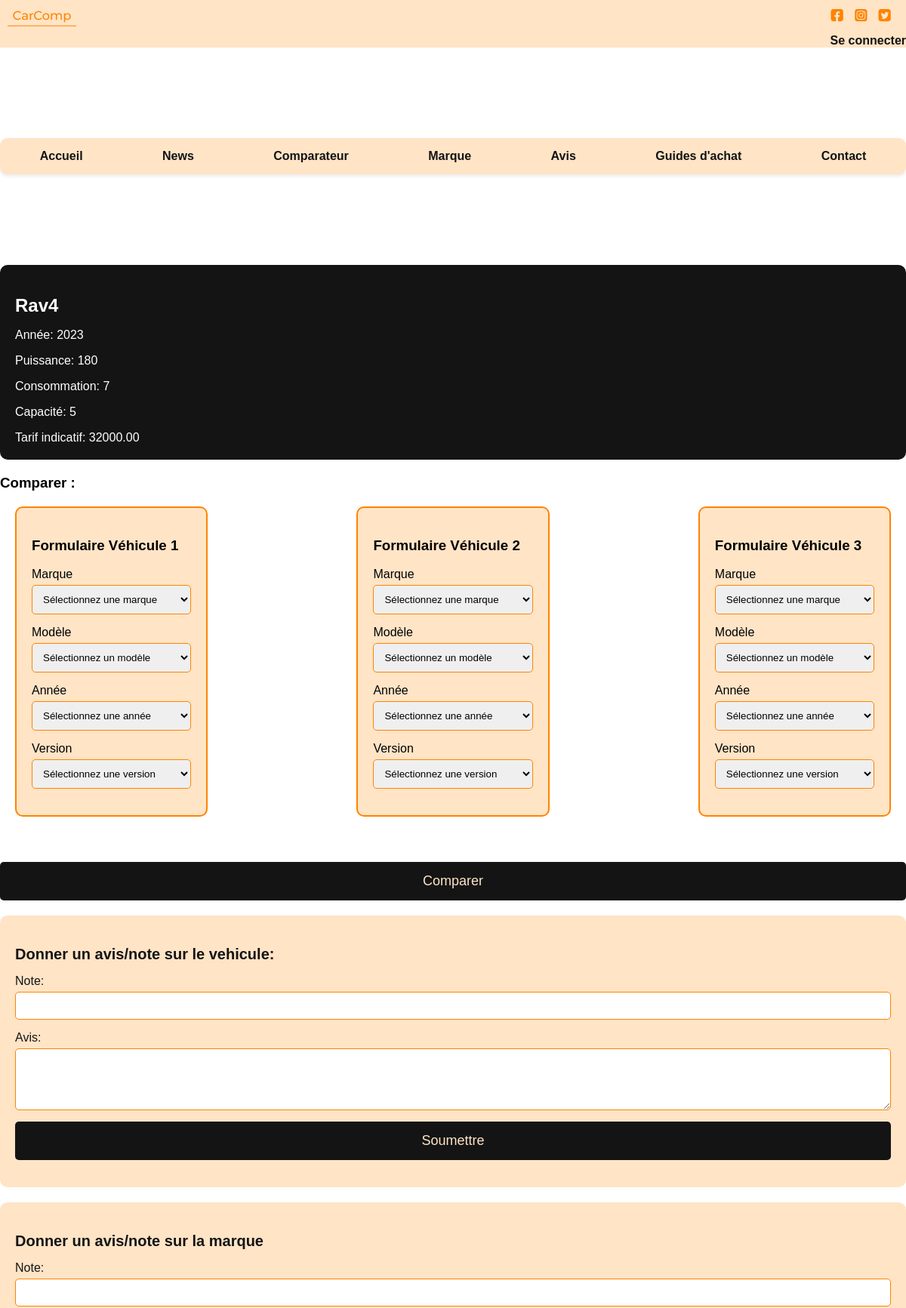
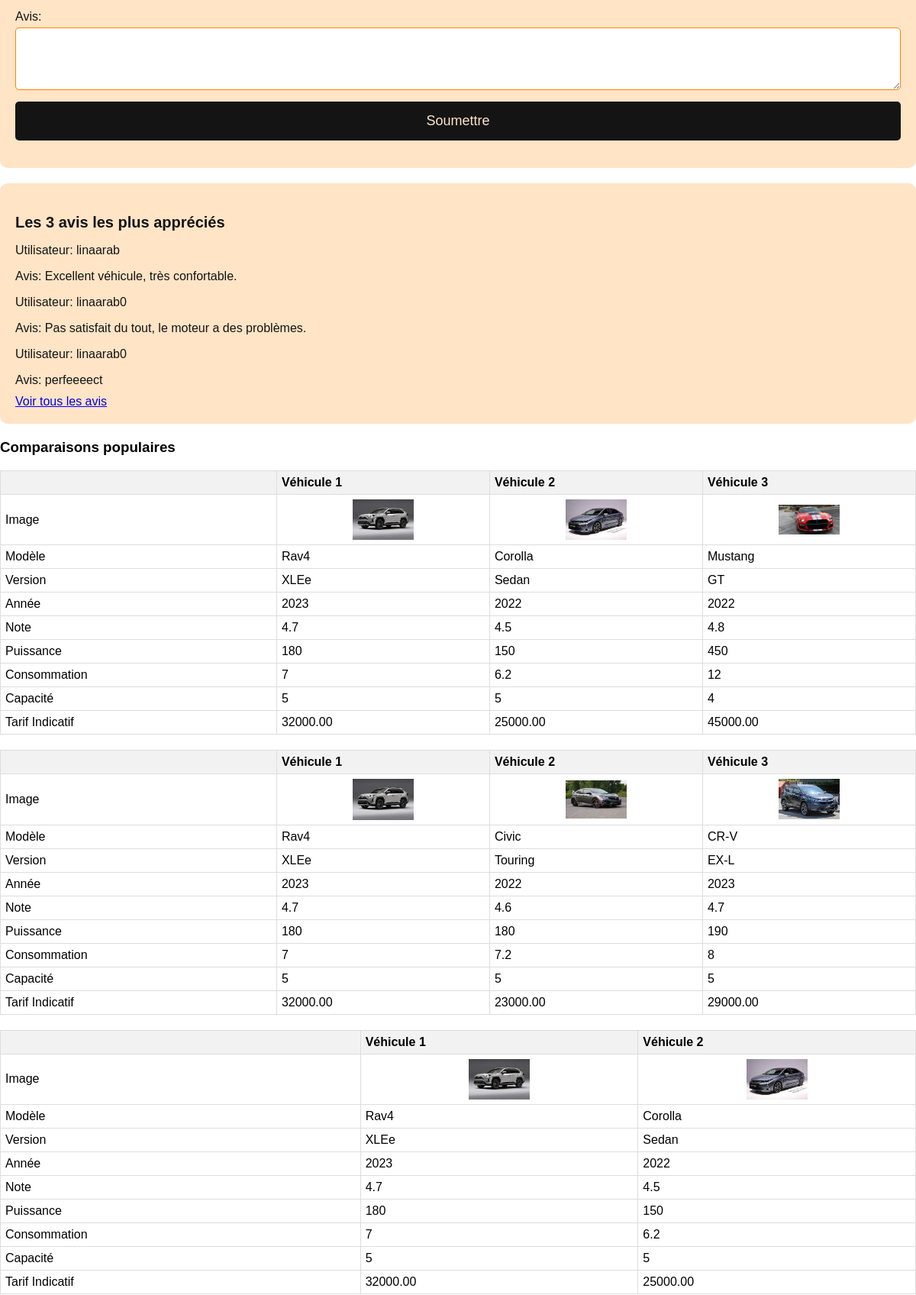
/vehiculeDetails?id=4 (upper part), run on the app's committed database (2 pictures, top to bottom).
### tables this page shows
CREATE TABLE IF NOT EXISTS `vehicule` (
  `Id` int NOT NULL AUTO_INCREMENT,
  `marque_id` int DEFAULT NULL,
  `modele` varchar(50) DEFAULT NULL,
  `version` varchar(50) DEFAULT NULL,
  `annee` int DEFAULT NULL,
  `note` float DEFAULT NULL,
  `puissance` int DEFAULT NULL,
  `consommation` float DEFAULT NULL,
  `capacite` int DEFAULT NULL,
  `tarif_indicatif` decimal(10,2) DEFAULT NULL,
  `image_url` varchar(255) DEFAULT NULL,
  `page_detaillee_url` varchar(255) DEFAULT NULL,
  `is_deleted` tinyint(1) NOT NULL DEFAULT '0',
  PRIMARY KEY (`Id`),
  KEY `marque_id` (`marque_id`)
);

CREATE TABLE IF NOT EXISTS `avis` (
  `Id` int NOT NULL AUTO_INCREMENT,
  `VehiculeId` int DEFAULT NULL,
  `UtilisateurId` int DEFAULT NULL,
  `Commentaire` text,
  `Statut` enum('valide','non_valide') DEFAULT NULL,
  `is_marque` tinyint(1) NOT NULL DEFAULT '0',
  `nombre_like` int NOT NULL DEFAULT '0',
  `is_deleted` tinyint(1) NOT NULL DEFAULT '0',
  `note` int NOT NULL DEFAULT '0',
  PRIMARY KEY (`Id`),
  KEY `VehiculeId` (`VehiculeId`),
  KEY `UtilisateurId` (`UtilisateurId`)
);

CREATE TABLE IF NOT EXISTS `utilisateur` (
  `Id` int NOT NULL AUTO_INCREMENT,
  `username` varchar(255) DEFAULT NULL,
  `Nom` varchar(255) DEFAULT NULL,
  `Prenom` varchar(255) DEFAULT NULL,
  `Sexe` enum('male','femelle') DEFAULT NULL,
  `MotDePasse` varchar(255) DEFAULT NULL,
  `isAdmin` tinyint(1) DEFAULT NULL,
  `valide` tinyint(1) DEFAULT NULL,
  `is_blocked` tinyint(1) DEFAULT NULL,
  PRIMARY KEY (`Id`)
);

CREATE TABLE IF NOT EXISTS `comparison` (
  `id` int NOT NULL AUTO_INCREMENT,
  `userId` int DEFAULT NULL,
  `vehicle1Id` int DEFAULT NULL,
  `vehicle2Id` int DEFAULT NULL,
  `vehicle3Id` int DEFAULT NULL,
  `vehicle4Id` int DEFAULT NULL,
  `nbr_recherche` int DEFAULT '0',
  PRIMARY KEY (`id`),
  KEY `userId` (`userId`),
  KEY `vehicle1Id` (`vehicle1Id`),
  KEY `vehicle2Id` (`vehicle2Id`),
  KEY `vehicle3Id` (`vehicle3Id`),
  KEY `vehicle4Id` (`vehicle4Id`)
);

### Models/MarqueModel.php (called while the page is built, shortened)
<?php
class MarqueModel{
    public function get_vehicule_details($id) {
        $this->db = new ConnexionBdd();
        $cnx = $this->db->connexion();
        $stmt = $cnx->prepare("SELECT * FROM `vehicule` WHERE Id='$id' and is_deleted=0");
        $stmt->execute();
        return $stmt;
    }
    public function get_top_user_reviews($id_vehicule) {
        $this->db = new ConnexionBdd();
            $db = $this->db->connexion();
            $query = "SELECT avis.*, utilisateur.username
                      FROM avis
                      JOIN utilisateur ON avis.UtilisateurId = utilisateur.Id
                      WHERE avis.VehiculeId = :id_vehicule AND avis.is_marque = 0
                      ORDER BY avis.nombre_like DESC LIMIT 3";
            $res = $db->prepare($query);
            $res->bindParam(":id_vehicule", $id_vehicule, PDO::PARAM_INT);
            $res->execute();
            $commentVEH = $res->fetchAll(PDO::FETCH_ASSOC);
            return $commentVEH;
    }
    public function comparateur_plus_rech($id) {
        $this->db = new ConnexionBdd();
        $db = $this->db->connexion();
        $query = "SELECT comparison.*
                  FROM comparison
                  WHERE vehicle1Id = :id OR vehicle2Id = :id OR vehicle3Id = :id OR vehicle4Id = :id
                  ORDER BY comparison.nbr_recherche DESC
                  LIMIT 3";
        $res = $db->prepare($query);
        $res->bindParam(':id', $id, PDO::PARAM_INT);
        $res->execute();
        $topComparisons = $res->fetchAll(PDO::FETCH_ASSOC);
        return $topComparisons;
    }
}
?>

### Controllers/MarqueController.php (called while the page is built, shortened)
<?php
include "Models\MarqueModel.php";
class MarqueController {
    public function comparateur_plus_rech($id) {
        $model = new MarqueModel();
        $r = $model->comparateur_plus_rech($id);
        return $r;
    }
}
?>

### Models/ComparateurModel.php (called while the page is built, shortened)
<?php
class ComparateurModel{
public function get_vehicule_details($id) {
    $this->db = new ConnexionBdd();
    $cnx = $this->db->connexion();
    $stmt = $cnx->prepare("SELECT * FROM `vehicule` WHERE Id='$id' ");
    $stmt->execute();
    return $stmt;
}
}
?>

### Controllers/ComparateurController.php (called while the page is built, shortened)
<?php
require_once "Models\ComparateurModel.php";
class ComparateurController{
    public function get_vehicule_details($id){
        $model = new ComparateurModel();
        $res = $model->get_vehicule_details($id);
        return $res;
    }
}
?>

### Views/MarqueView.php (the view, shortened to what this page needs)
<?php
require_once "Controllers\MarqueController.php";
require_once "Controllers\ComparateurController.php";
class MarqueView {
        ?>
<?php
    public function get_vehicule_details($id) {
        $model = new MarqueModel();
        $vehiculeDetails = $model->get_vehicule_details($id)->fetch();
        if ($vehiculeDetails) {
            echo '<div class="vehicle-details">';
            echo '<h2>' . $vehiculeDetails['modele'] . '</h2>';
            echo '<p>Année: ' . $vehiculeDetails['annee'] . '</p>';
            echo '<p>Puissance: ' . $vehiculeDetails['puissance'] . '</p>';
            echo '<p>Consommation: ' . $vehiculeDetails['consommation'] . '</p>';
            echo '<p>Capacité: ' . $vehiculeDetails['capacite'] . '</p>';
            echo '<p>Tarif indicatif: ' . $vehiculeDetails['tarif_indicatif'] . '</p>';
            echo '</div>';
            echo '<div class="comparison-section">';
            echo '<h3>Comparer :</h3>';
            $this->comparer($id);
            echo '</div>';
            echo '<div class="review-form">';
            echo '<h3>Donner un avis/note sur le vehicule:</h3>';
            echo '<form action="apirouteController.php" method="post">';
            echo '<label for="user_rating">Note:</label>';
            echo '<input type="number" name="user_rating" min="1" max="5" required>';
            echo '<label for="user_review">Avis:</label>';
            echo '<textarea name="user_review" rows="4" required></textarea>';
            echo '<input type="submit" value="Soumettre" name="review_submit">';
            echo '</form>';
            echo '</div>';
            echo '<div class="review-form">';
            echo '<h3>Donner un avis/note sur la marque</h3>';
            echo '<form action="apirouteController.php" method="post">';
            echo '<label for="user_rating">Note:</label>';
            echo '<input type="number" name="user_rating" min="1" max="5" required>';
            echo '<label for="user_review">Avis:</label>';
            echo '<textarea name="user_review" rows="4" required></textarea>';
            echo '<input type="submit" value="Soumettre" name="review_marque_submit">';
            echo '</form>';
            echo '</div>';
            echo '<div class="top-reviews">';
            $userReviews = $model->get_top_user_reviews($id);
            echo '<h3>Les 3 avis les plus appréciés</h3>';
            foreach ($userReviews as $review) {
                echo '<p>Utilisateur: ' . $review['username'] . '</p>';
                echo '<p>Avis: ' . $review['Commentaire'] . '</p>';
            }
            echo '<a href="vehiculeReviews.php?id=' . $id . '">Voir tous les avis</a>';
            echo '</div>';
            echo '<h3>Comparaisons populaires</h3>';
            $this->comparaison_populaire($id);
        } else {
            echo '<p>Véhicule non trouvé.</p>';
        }
    }
    public function comparer($id)
    {
    ?>
        <!DOCTYPE html>
        <html lang="en">
        <head>
        </head>
        <body>
        <form action="./apirouteController.php" method="post" onsubmit="return confirm('Do you really want to submit the form?');">
        <div class="comparison-container">
    <?php
    for ($i = 1; $i <= 3; $i++) {
        ?>
        <div class="comparison-frame">
            <h3>Formulaire Véhicule <?php echo $i; ?></h3>
                <div class="form-group">
                    <label for="marque<?php echo $i; ?>">Marque</label>
                    <select id="marque<?php echo $i; ?>" name="marque<?php echo $i; ?>">
                        <option value="">Sélectionnez une marque</option>
                    </select>
                </div>
                <div class="form-group">
                    <label for="modele<?php echo $i; ?>">Modèle</label>
                    <select id="modele<?php echo $i; ?>" name="modele<?php echo $i; ?>">
                        <option value="">Sélectionnez un modèle</option>
                    </select>
                </div>
                <div class="form-group">
                    <label for="annee<?php echo $i; ?>">Année</label>
                    <select id="annee<?php echo $i; ?>" name="annee<?php echo $i; ?>">
                        <option value="">Sélectionnez une année</option>
                    </select>
                </div>
                <div class="form-group">
                    <label for="version<?php echo $i; ?>">Version</label>
                    <select id="version<?php echo $i; ?>" name="version<?php echo $i; ?>">
                        <option value="">Sélectionnez une version</option>
                    </select>
                </div>
        </div>
        <?php
    }
    ?>
</div>
<button type='submit' onclick="this.form.submit()" name="Compare_vehicule_Submit" >Comparer</button>
</form>
</body>
</html>
<?php
    }
public function comparaison_populaire($id) {
    $comp = new MarqueController();
    $topComparisons = $comp->comparateur_plus_rech($id);
    foreach ($topComparisons as $comparison) {
        $id_vehicule1= $comparison['vehicle1Id'];
        $id_vehicule2=$comparison['vehicle2Id'];
        $id_vehicule3=$comparison['vehicle3Id'];
        $comp = new ComparateurController();
        $vehicule1 = ($comp->get_vehicule_details($id_vehicule1))->fetch(PDO::FETCH_ASSOC);
        $vehicule2 = ($comp->get_vehicule_details($id_vehicule2))->fetch(PDO::FETCH_ASSOC);
        $vehicule3 = $id_vehicule3 > 0 ? ($comp->get_vehicule_details($id_vehicule3))->fetch(PDO::FETCH_ASSOC) : null;
        $url1 = 'http://localhost/prj/vehiculeDetails?id=' . $vehicule1['Id'];
        $url2 = 'http://localhost/prj/vehiculeDetails?id=' . $vehicule2['Id'];
        $url3 = $id_vehicule3 > 0 ? 'http://localhost/prj/vehiculeDetails?id=' . $vehicule3['Id'] : null;
        ?>
         <table class="comparison-table">
            <tr>
                <th></th>
                <th>Véhicule 1</th>
                <th>Véhicule 2</th>
                <?php if ($id_vehicule3 > 0) { ?><th>Véhicule 3</th><?php } ?>
            </tr>
            <tr>
                <td>Image</td>
                <?php
if (is_array($vehicule1) && isset($vehicule1['page_detaillee_url']) && isset($vehicule1['image_url'])) {
    echo '<td><a href="' . $url1 .  '" target="_blank"><img src="' . $vehicule1['image_url'] . '" alt="Véhicule 1"></a></td>';
} else {
    echo '<td>Invalid data for Véhicule 1</td>';
}
?>                <td><a href="<?= $url2 ?>" target="_blank"><img src="<?php echo $vehicule2['image_url']; ?>" alt="Véhicule 2"></a></td>
                <?php if ($id_vehicule3 > 0) { ?><td><a href="<?= $url3 ?>" target="_blank"><img src="<?php echo $vehicule3['image_url']; ?>" alt="Véhicule 3"></a></td><?php } ?>
            </tr>
            <tr>
                <td>Modèle</td>
                <td><?php echo $vehicule1['modele']; ?></td>
                <td><?php echo $vehicule2['modele']; ?></td>
                <?php if ($id_vehicule3 > 0) { ?><td><?php echo $vehicule3['modele']; ?></td><?php } ?>
            </tr>
                    <td>Version</td>
                    <td><?php echo $vehicule1['version']; ?></td>
                    <td><?php echo $vehicule2['version']; ?></td>
                    <?php if ($id_vehicule3 > 0) { ?><td><?php echo $vehicule3['version']; ?></td><?php } ?>
                <tr>
                    <td>Année</td>
                    <td><?php echo $vehicule1['annee']; ?></td>
                    <td><?php echo $vehicule2['annee']; ?></td>
                    <?php if ($id_vehicule3 > 0) { ?><td><?php echo $vehicule3['annee']; ?></td><?php } ?>
                </tr>
                <tr>
                    <td>Note</td>
                    <td><?php echo $vehicule1['note']; ?></td>
                    <td><?php echo $vehicule2['note']; ?></td>
                    <?php if ($id_vehicule3 > 0) { ?><td><?php echo $vehicule3['note']; ?></td><?php } ?>
                </tr>
                <tr>
                    <td>Puissance</td>
                    <td><?php echo $vehicule1['puissance']; ?></td>
                    <td><?php echo $vehicule2['puissance']; ?></td>
                    <?php if ($id_vehicule3 > 0) { ?><td><?php echo $vehicule3['puissance']; ?></td><?php } ?>
                </tr>
                <tr>
                    <td>Consommation</td>
                    <td><?php echo $vehicule1['consommation']; ?></td>
                    <td><?php echo $vehicule2['consommation']; ?></td>
                    <?php if ($id_vehicule3 > 0) { ?><td><?php echo $vehicule3['consommation']; ?></td><?php } ?>
                </tr>
                <tr>
                    <td>Capacité</td>
                    <td><?php echo $vehicule1['capacite']; ?></td>
                    <td><?php echo $vehicule2['capacite']; ?></td>
                    <?php if ($id_vehicule3 > 0) { ?><td><?php echo $vehicule3['capacite']; ?></td><?php } ?>
                </tr>
                <tr>
                    <td>Tarif Indicatif</td>
                    <td><?php echo $vehicule1['tarif_indicatif']; ?></td>
                    <td><?php echo $vehicule2['tarif_indicatif']; ?></td>
                    <?php if ($id_vehicule3 > 0) { ?><td><?php echo $vehicule3['tarif_indicatif']; ?></td><?php } ?>
                </tr>
            </table>
            <?php
                echo '</div>';
    }
}
}
?>

### App/voiture.css (style rules this page uses)
body { margin: 0; padding: 0; font-family: 'Montserrat','Arial', sans-serif; }
.comparison-table { width: 100%; border-collapse: collapse; margin-bottom: 20px; }
.comparison-table th, .comparison-table td { border: 1px solid #ddd; padding: 6px; text-align: left; }
.comparison-table th { background-color: #f2f2f2; }
.comparison-table img { max-width: 80px; height: auto; display: block; margin: 0 auto; }
.vehicle-details { background-color: #141414; color: #fff; padding: 20px; border-radius: 10px; margin-bottom: 20px; }
.vehicle-details h2 { font-size: 24px; margin-bottom: 10px; }
.vehicle-details p { font-size: 16px; margin-bottom: 8px; }
.vehicle-details p:last-child { margin-bottom: 0; }
.review-form { background-color: #FFE4C6; color: #141414; padding: 20px; border-radius: 10px; margin-top: 20px; margin-bottom: 20px; }
.review-form h3 { font-size: 20px; margin-bottom: 15px; }
.review-form label { display: block; font-size: 16px; margin-bottom: 5px; }
.review-form input[type="number"], .review-form textarea { width: 100%; padding: 10px; margin-bottom: 15px; border: 1px solid #FE8400; border-radius: 5px; }
.review-form input[type="submit"] { background-color: #141414; color: #FFE4C6; padding: 15px; border: none; border-radius: 5px; cursor: pointer; width: 100%; font-size: 18px; }
.top-reviews { background-color: #FFE4C6; color: #141414; padding: 20px; border-radius: 10px; margin-top: 20px; margin-bottom: 20px; }
.top-reviews h3 { font-size: 20px; margin-bottom: 15px; }
.top-reviews p { font-size: 16px; margin-bottom: 10px; }

### App/acc_css.css (style rules this page uses)
body { margin: 0; padding: 0; font-family: 'Montserrat','Arial', sans-serif; }
.comparison-table { width: 100%; border-collapse: collapse; margin-bottom: 20px; }
.comparison-table th, .comparison-table td { border: 1px solid #ddd; padding: 6px; text-align: left; }
.comparison-table th { background-color: #f2f2f2; }
.comparison-table img { max-width: 80px; height: auto; display: block; margin: 0 auto; }

### Views/MarqueView.php (style rules this page uses)
.comparison-container { display: flex; justify-content: space-between; margin: 20px; }
.comparison-frame { border: 2px solid #FE8400; padding: 20px; width: 22%; box-sizing: border-box; background-color: #FFE4C6; border-radius: 10px; margin-bottom: 20px; }
form { margin-top: 10px; }
.form-group { margin-bottom: 15px; }
label { display: block; font-size: 16px; margin-bottom: 5px; }
select { width: 100%; padding: 10px; border: 1px solid #FE8400; border-radius: 5px; }
button { background-color: #141414; color: #FFE4C6; padding: 15px; border: none; border-radius: 5px; cursor: pointer; width: 100%; margin-top: 20px; font-size: 18px; }

### data on the page
vehicule: modele "Rav4", annee "2023", puissance "180", consommation "7", capacite "5", tarif_indicatif "32000.00"
avis: UtilisateurId.username "linaarab", Commentaire "Excellent véhicule, très confortable."
avis: UtilisateurId.username "linaarab0", Commentaire "Pas satisfait du tout, le moteur a des problèmes."
avis: UtilisateurId.username "linaarab0", Commentaire "perfeeeect"
comparison: vehicle3Id "Véhicule 3", vehicule.image_url (picture), vehicule.modele "Rav4", vehicule.modele "Corolla", vehicule.modele "Mustang", vehicule.version "XLEe", vehicule.version "Sedan", vehicule.version "GT", vehicule.annee "2023", vehicule.annee "2022", vehicule.note "4.7", vehicule.note "4.5", vehicule.note "4.8", vehicule.puissance "180", vehicule.puissance "150", vehicule.puissance "450", vehicule.consommation "7", vehicule.consommation "6.2", vehicule.consommation "12", vehicule.capacite "5", vehicule.capacite "4", vehicule.tarif_indicatif "32000.00", vehicule.tarif_indicatif "25000.00", vehicule.tarif_indicatif "45000.00"
comparison: vehicle3Id "Véhicule 3", vehicule.image_url (picture), vehicule.modele "Rav4", vehicule.modele "Civic", vehicule.modele "CR-V", vehicule.version "XLEe", vehicule.version "Touring", vehicule.version "EX-L", vehicule.annee "2023", vehicule.annee "2022", vehicule.note "4.7", vehicule.note "4.6", vehicule.puissance "180", vehicule.puissance "190", vehicule.consommation "7", vehicule.consommation "7.2", vehicule.consommation "8", vehicule.capacite "5", vehicule.tarif_indicatif "32000.00", vehicule.tarif_indicatif "23000.00", vehicule.tarif_indicatif "29000.00"
comparison: vehicule.image_url (picture), vehicule.modele "Rav4", vehicule.modele "Corolla", vehicule.version "XLEe", vehicule.version "Sedan", vehicule.annee "2023", vehicule.annee "2022", vehicule.note "4.7", vehicule.note "4.5", vehicule.puissance "180", vehicule.puissance "150", vehicule.consommation "7", vehicule.consommation "6.2", vehicule.capacite "5", vehicule.tarif_indicatif "32000.00", vehicule.tarif_indicatif "25000.00"
